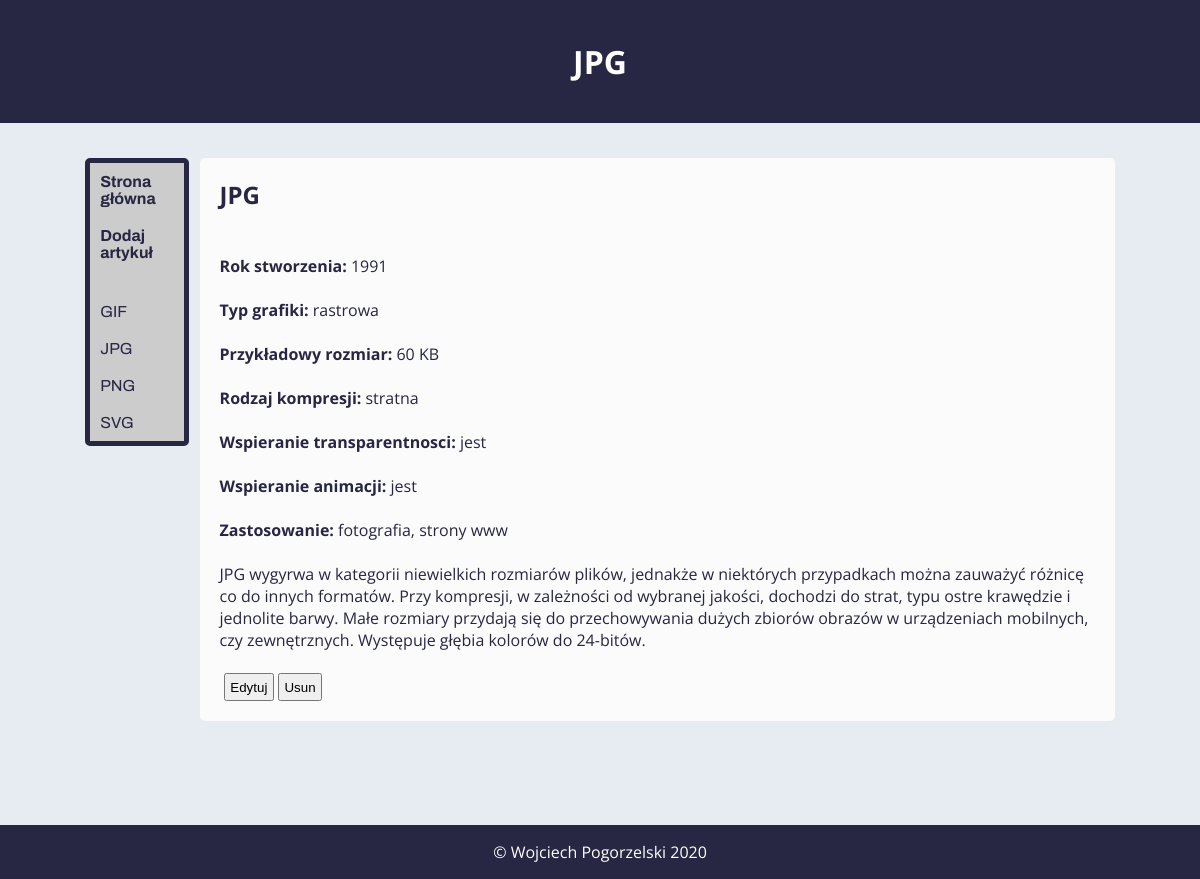
/show.php?id=4, run on the app's committed database.
### tables this page shows
CREATE TABLE `article` (
  `id` bigint(20) UNSIGNED NOT NULL,
  `header` varchar(255) NOT NULL
);

CREATE TABLE `articlebody` (
  `id` bigint(20) UNSIGNED NOT NULL,
  `id_article` bigint(20) UNSIGNED DEFAULT NULL,
  `body` text NOT NULL,
  `rok` text NOT NULL,
  `typ` text NOT NULL,
  `size` text NOT NULL,
  `rodzaj` text NOT NULL,
  `transparent` text NOT NULL,
  `animacje` text NOT NULL,
  `zastosowanie` text NOT NULL
);

### show.php (called while the page is built)
<?php include 'header.php';?>
<?php include 'nav.php';?>
<?php include 'article.php'; ?>
<?php include 'footer.php';?>

### article.php (the view, shortened to what this page needs)
<?php
$id=$_GET["id"];
echo "<article>";
$con = mysqli_connect("localhost", "root", "", "graphics");
$sql = "SELECT * FROM articlebody ab INNER JOIN article a ON a.id=ab.id_article WHERE a.id='$id'";
$done = mysqli_query($con, $sql);
if (mysqli_num_rows($done) > 0){
    while ($row = mysqli_fetch_assoc($done)){
        $id=$row["id"];
        echo "<h2>".$row["header"]."</h2><br>";
        echo "<br>";
        echo "<p><b>Rok stworzenia: </b>".$row["rok"]."</p><br>";
        echo "<p><b>Typ grafiki: </b>".$row["typ"]."</p><br>";
        echo "<p><b>Przykładowy rozmiar: </b>".$row["size"]."</p><br>";
        echo "<p><b>Rodzaj kompresji: </b>".$row["rodzaj"]."</p><br>";
        echo "<p><b>Wspieranie transparentnosci: </b>".$row["transparent"]."</p><br>";
        echo "<p><b>Wspieranie animacji: </b>".$row["animacje"]."</p><br>";
        echo "<p><b>Zastosowanie: </b>".$row["zastosowanie"]."</p><br>";
        echo "<p>".$row["body"]."</p><br>";
    }
}
echo "<a href='edit.php?id=$id'><button class='edit' style='margin-left: 0.5%; float: left; padding: 0.5%'>Edytuj</button></a> ";
echo "<form method=\"POST\" onsubmit=\"return confirm('Jestes pewny?');\">
            <input type=\"hidden\" name=\"_METHOD\" value=\"DELETE\">
            <input type=\"hidden\" name=\"id\" value=\"<?php echo $id; ?\">
        <button type=\"submit\" style='margin-left: 0.5%; float: left; padding: 0.5%'>Usun</button>
        </form>";
echo "</article>";
echo "</section>";
?>

### header.php (shortened to what this page needs)
<?php
echo '
<!doctype html>
<html lang="en">
<head>
    <meta charset="UTF-8">
    <meta name="viewport"
          content="width=device-width, user-scalable=no, initial-scale=1.0, maximum-scale=1.0, minimum-scale=1.0">
    <meta http-equiv="X-UA-Compatible" content="ie=edge">
    <meta name="author" content="Wojciech Pogorzelski 3c, SCI">
    <link rel="stylesheet" href="betterstyle.css">
<link href="https://fonts.googleapis.com/css?family=Archivo:500|Open+Sans:300,700" rel="stylesheet">
    <title>Graphics files</title>
</head>
<body>';
$curPageName = substr($_SERVER["SCRIPT_NAME"], strrpos($_SERVER["SCRIPT_NAME"], "/") + 1);
if ($curPageName == "show.php"){
    $id=$_GET["id"];
    $con = mysqli_connect("localhost", "root", "", "graphics");
    $sql = "SELECT * FROM article a WHERE a.id=$id";
    $done = mysqli_query($con, $sql);
    if (mysqli_num_rows($done) > 0){
        while ($row = mysqli_fetch_assoc($done)){
            echo "<header><h1>".$row["header"]."</h1></header>";
        }
    }
}
?>

### nav.php (shortened to what this page needs)
<?php
echo "<section>";
echo "<nav>";
echo "<ul>";
echo "<li><a href='index.php'><b>Strona główna</b></a></li>";
echo "<li><a href='add.php'><b>Dodaj artykuł</b></a></li>";
echo "<li><br></li>";
$con = mysqli_connect("localhost", "root", "", "graphics");
$sql = "SELECT * FROM article";
$done = mysqli_query($con, $sql);
if (mysqli_num_rows($done) > 0){
    while ($row = mysqli_fetch_assoc($done)){
        echo "<li><a href='show.php?id=".$row["id"]."'>".$row["header"]."</a></li>";
    }
}
echo "</ul>";
echo "</nav>";
?>

### betterstyle.css (style rules this page uses)
* { margin: 0px; padding: 0px; box-sizing: border-box; }
body { font-family: 'Open Sans', sans-serif; margin: 0 auto; align-content: center; width: 100%; background-color: #e6ecf2; color: white; position: relative; padding-bottom: 58px; min-height: 100vh; }
header { background-color: #272643; text-align: center; padding: 40px; }
nav { float: left; width: 10%; background: #ccc; margin: 0.5%; border: solid 5px #272643; border-radius: 5px; margin-bottom: 100px; }
nav ul { list-style-type: none; padding: 0; }
nav a { display:block; padding: 10px; color: #272643; text-decoration: none; font-family: 'Archivo', sans-serif; }
nav li { width: 100%; overflow: hidden; text-overflow: ellipsis; }
article { float: left; padding: 20px; width: 88%; margin: 0.5%; color: #272643; background-color: #fbfbfc; margin-bottom: 100px; border-radius: 5px; }
section { width: 90vw; margin: 0 auto; padding: 30px 20px; }

### data on the page
article: header "JPG"
article: header "GIF"
article: header "PNG"
article: header "SVG"
articlebody: id_article.header "JPG", rok "1991", typ "rastrowa", size "60 KB", rodzaj "stratna", transparent "jest", animacje "jest", zastosowanie "fotografia, strony www", body "JPG wygyrwa w kategorii niewielkich rozmiarów plików, jednakże w niektórych przypadkach można zauważyć różnicę co do innych formatów. Przy kompresji, w zależności od wybranej jakości, dochodzi do strat, typu ostre krawędzie i jednolite barwy. Małe rozmiary przydają się do przechowywania dużych zbiorów obrazów w urządzeniach mobilnych, czy zewnętrznych. Występuje głębia kolorów do 24-bitów."
